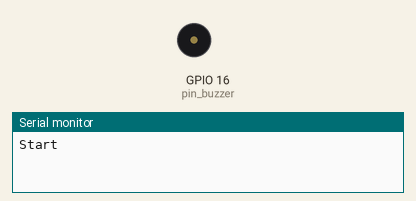
This sketch was run on a simulated ESP32. Shown: buzzer (waves = sounding), the last lines printed to the serial monitor.

Above: at 0.1 s.
At 0.8 s:
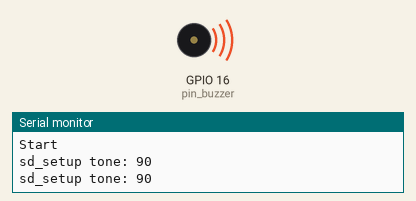
Timing chart, 0 to 7.5 s (numbered marks = the images above):
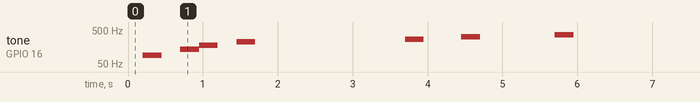

The sketch:

pwm.ino
```cpp
/*

Note I use esp32 doit dev kit v1.
but the arduino IDE settings for this board seem to cause issues.

so I configure the IDE to use:

* WEMOS LOLIN32
* Patition Scheme: Minimal SPIFFS, large app with OTA
* CPU 240Mhz (WiFi/BT)
* Flash Frequency 80Mhz

this seems to resolve OTA issues.

*/

const uint8_t pin_buzzer = 16;

void setup()
{
  const uint8_t toneinc = 45;
  uint16_t tone = 90;

// OLD
// ledcSetup(ledChannel1, freq1, resolution);
// ledcAttachPin(redLED1, ledChannel);

// NEW
// bool ledcAttach(uint8_t pin, uint32_t freq, uint8_t resolution);

  //ledcSetup(0, 1000, 8);
  //ledcAttachPin(16, 0);
  ledcAttach(pin_buzzer, 1000, 8);

  Serial.begin(115200);

  Serial.println("\nStart");
  delay(200);

  //sd_setup
  Serial.println("sd_setup tone: " + String(tone) );
  beep_helper(tone, 250);
  delay(250);
  Serial.println("sd_setup tone: " + String(tone) );
  tone += toneinc; beep_helper(tone, 250);

  Serial.println("sd_setup tone: " + String(tone) );
  tone += toneinc; beep_helper(tone, 250);
  delay(250);
  Serial.println("sd_setup tone: " + String(tone) );
  tone += toneinc; beep_helper(tone, 250);
  delay(2000);

  // i2c Setup
  Serial.println("i2c Setup tone: " + String(tone) );
  tone += toneinc; beep_helper(tone, 250);
  delay(500);

  // wifi setup
  Serial.println("wifi setup tone: " + String(tone) );
  tone += toneinc; beep_helper(tone, 250);
  delay(1000);

  Serial.println("last tone: " + String(tone) );
  tone += toneinc; beep_helper(tone, 250);
  delay(200);

}

void beep_helper(const uint16_t freq, const uint16_t tdelay)
{
  // uint32_t ledcWriteTone(uint8_t pin, uint32_t freq);
  ledcWriteTone(pin_buzzer, freq);
  delay(tdelay);
  ledcWriteTone(pin_buzzer, 0);
}


void loop()
{

}
```
